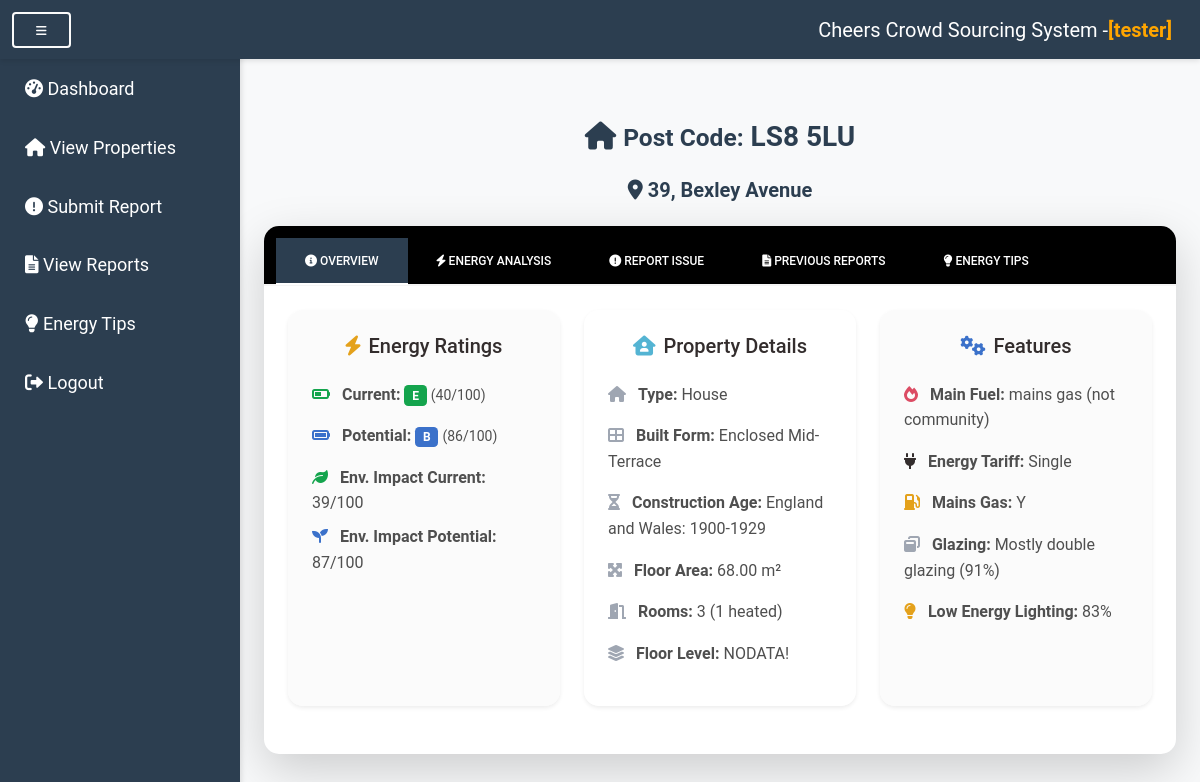
The page /property_detail.php?lmk_key=1042202264052014120111480393049114 (signed in) on the database its author committed.
### tables this page shows
CREATE TABLE `properties` (
  `lmk_key` varchar(50) NOT NULL,
  `address1` varchar(255) DEFAULT NULL,
  `address2` varchar(255) DEFAULT NULL,
  `address3` varchar(255) DEFAULT NULL,
  `postcode` varchar(20) DEFAULT NULL,
  `building_reference_number` varchar(50) DEFAULT NULL,
  `current_energy_rating` char(1) DEFAULT NULL,
  `potential_energy_rating` char(1) DEFAULT NULL,
  `current_energy_efficiency` int(11) DEFAULT NULL,
  `potential_energy_efficiency` int(11) DEFAULT NULL,
  `property_type` varchar(50) DEFAULT NULL,
  `built_form` varchar(50) DEFAULT NULL,
  `inspection_date` date DEFAULT NULL,
  `local_authority` varchar(20) DEFAULT NULL,
  `constituency` varchar(20) DEFAULT NULL,
  `county` varchar(50) DEFAULT NULL,
  `lodgement_date` date DEFAULT NULL,
  `transaction_type` varchar(50) DEFAULT NULL,
  `environment_impact_current` int(11) DEFAULT NULL,
  `environment_impact_potential` int(11) DEFAULT NULL,
  `energy_consumption_current` decimal(10,2) DEFAULT NULL,
  `energy_consumption_potential` decimal(10,2) DEFAULT NULL,
  `co2_emissions_current` decimal(10,2) DEFAULT NULL,
  `co2_emiss_curr_per_floor_area` decimal(10,2) DEFAULT NULL,
  `co2_emissions_potential` decimal(10,2) DEFAULT NULL,
  `lighting_cost_current` decimal(10,2) DEFAULT NULL,
  `lighting_cost_potential` decimal(10,2) DEFAULT NULL,
  `heating_cost_current` decimal(10,2) DEFAULT NULL,
  `heating_cost_potential` decimal(10,2) DEFAULT NULL,
  `hot_water_cost_current` decimal(10,2) DEFAULT NULL,
  `hot_water_cost_potential` decimal(10,2) DEFAULT NULL,
  `total_floor_area` decimal(10,2) DEFAULT NULL,
  `energy_tariff` varchar(50) DEFAULT NULL,
  `mains_gas_flag` char(1) DEFAULT NULL,
  `floor_level` varchar(50) DEFAULT NULL,
  `flat_top_storey` char(1) DEFAULT NULL,
  `flat_storey_count` int(11) DEFAULT NULL,
  `main_heating_controls` varchar(100) DEFAULT NULL,
  `multi_glaze_proportion` int(11) DEFAULT NULL,
  `glazed_type` varchar(100) DEFAULT NULL,
  `glazed_area` varchar(50) DEFAULT NULL,
  `extension_count` int(11) DEFAULT NULL,
  `number_habitable_rooms` int(11) DEFAULT NULL,
  `number_heated_rooms` int(11) DEFAULT NULL,
  `low_energy_lighting` int(11) DEFAULT NULL,
  `number_open_fireplaces` int(11) DEFAULT NULL,
  `hotwater_description` varchar(200) DEFAULT NULL,
  `hot_water_energy_eff` varchar(50) DEFAULT NULL,
  `hot_water_env_eff` varchar(50) DEFAULT NULL,
  `floor_description` varchar(200) DEFAULT NULL,
  `floor_energy_eff` varchar(50) DEFAULT NULL,
  `floor_env_eff` varchar(50) DEFAULT NULL,
  `windows_description` varchar(200) DEFAULT NULL,
  `windows_energy_eff` varchar(50) DEFAULT NULL,
  `windows_env_eff` varchar(50) DEFAULT NULL,
  `walls_description` varchar(200) DEFAULT NULL,
  `walls_energy_eff` varchar(50) DEFAULT NULL,
  `walls_env_eff` varchar(50) DEFAULT NULL,
  `secondheat_description` varchar(200) DEFAULT NULL,
  `sheating_energy_eff` varchar(50) DEFAULT NULL,
  `sheating_env_eff` varchar(50) DEFAULT NULL,
  `roof_description` varchar(200) DEFAULT NULL,
  `roof_energy_eff` varchar(50) DEFAULT NULL,
  `roof_env_eff` varchar(50) DEFAULT NULL,
  `mainheat_description` varchar(200) DEFAULT NULL,
  `mainheat_energy_eff` varchar(50) DEFAULT NULL,
  `mainheat_env_eff` varchar(50) DEFAULT NULL,
  `mainheatcont_description` varchar(200) DEFAULT NULL,
  `mainheatc_energy_eff` varchar(50) DEFAULT NULL,
  `mainheatc_env_eff` varchar(50) DEFAULT NULL,
  `lighting_description` varchar(200) DEFAULT NULL,
  `lighting_energy_eff` varchar(50) DEFAULT NULL,
  `lighting_env_eff` varchar(50) DEFAULT NULL,
  `main_fuel` varchar(100) DEFAULT NULL,
  `wind_turbine_count` int(11) DEFAULT NULL,
  `heat_loss_corridor` varchar(50) DEFAULT NULL,
  `unheated_corridor_length` decimal(10,2) DEFAULT NULL,
  `floor_height` decimal(10,2) DEFAULT NULL,
  `photo_supply` varchar(50) DEFAULT NULL,
  `solar_water_heating_flag` char(1) DEFAULT NULL,
  `mechanical_ventilation` varchar(50) DEFAULT NULL,
  `address` varchar(255) DEFAULT NULL,
  `local_authority_label` varchar(100) DEFAULT NULL,
  `constituency_label` varchar(100) DEFAULT NULL,
  `posttown` varchar(100) DEFAULT NULL,
  `construction_age_band` varchar(100) DEFAULT NULL,
  `lodgement_datetime` datetime DEFAULT NULL,
  `tenure` varchar(100) DEFAULT NULL,
  `fixed_lighting_outlets_count` int(11) DEFAULT NULL,
  `low_energy_fixed_light_count` int(11) DEFAULT NULL,
  `uprn` varchar(50) DEFAULT NULL,
  `uprn_source` varchar(50) DEFAULT NULL
);

### property_detail.php (the view, shortened to what this page needs)
<?php
include 'db.php';
include 'header.php';
?>
<div class="container mt-5">
    <?php
    $lmk_key = $_GET['lmk_key'] ?? '';
    $result = $conn->query("SELECT * FROM properties WHERE lmk_key = '$lmk_key'");
    if ($result->num_rows == 1) {
        $property = $result->fetch_assoc();
        ?>
        <h3 class="mb-4 text-center" style="color: #2c3e50;"><b><i class="fas fa-home"></i> <small>Post Code:</small> <?php echo $property['postcode']; ?></b></h3>
        <h5 class="mb-4 text-center" style="color: #2c3e50;"><b><i class="fas fa-map-marker-alt"></i> <?php echo $property['address']; ?></b></h5>
        <div class="card shadow-lg">
            <div class="card-header bg-primary text-white" style="background-color: black !important;">
                <ul class="nav nav-tabs card-header-tabs" id="propertyTabs" role="tablist">
                    <li class="nav-item">
                        <a class="nav-link active" id="overview-tab" data-mdb-toggle="tab" href="#overview" role="tab" aria-controls="overview" aria-selected="true"><i class="fas fa-info-circle"></i> Overview</a>
                    </li>
                    <li class="nav-item">
                        <a class="nav-link" id="energy-tab" data-mdb-toggle="tab" href="#energy" role="tab" aria-controls="energy" aria-selected="false"><i class="fas fa-bolt"></i> Energy Analysis</a>
                    </li>
                    <li class="nav-item">
                        <a class="nav-link" id="report-tab" data-mdb-toggle="tab" href="#report" role="tab" aria-controls="report" aria-selected="false"><i class="fas fa-exclamation-circle"></i> Report Issue</a>
                    </li>
                    <li class="nav-item">
                        <a class="nav-link" id="reports-tab" data-mdb-toggle="tab" href="#reports" role="tab" aria-controls="reports" aria-selected="false"><i class="fas fa-file-alt"></i> Previous Reports</a>
                    </li>
                    <li class="nav-item">
                        <a class="nav-link" id="tips-tab" data-mdb-toggle="tab" href="#tips" role="tab" aria-controls="tips" aria-selected="false" onclick="startEnergyTips('<?php echo $lmk_key; ?>')"><i class="fas fa-lightbulb"></i> Energy Tips</a>
                    </li>
                </ul>
            </div>
            <div class="card-body">
                <div class="tab-content" id="propertyTabContent">
                    <div class="tab-pane fade show active" id="overview" role="tabpanel" aria-labelledby="overview-tab">
                        <div class="row g-4">
                            <div class="col-md-4 mb-4">
                                <div class="card shadow-sm border-0 h-100">
                                    <div class="card-body bg-light rounded p-4">
                                        <h5 class="card-title text-center text-dark mb-4">
                                            <i class="fas fa-bolt text-warning me-2"></i>Energy Ratings
                                        </h5>
                                        <ul class="list-unstyled">
                                            <li class="mb-3"><i class="fas fa-battery-half text-success me-2"></i>
                                                <strong>Current:</strong> <span class="badge bg-success"><?php echo $property['current_energy_rating']; ?></span>
                                                <small>(<?php echo $property['current_energy_efficiency']; ?>/100)</small>
                                            </li>
                                            <li class="mb-3"><i class="fas fa-battery-full text-primary me-2"></i>
                                                <strong>Potential:</strong> <span class="badge bg-primary"><?php echo $property['potential_energy_rating']; ?></span>
                                                <small>(<?php echo $property['potential_energy_efficiency']; ?>/100)</small>
                                            </li>
                                            <li class="mb-2"><i class="fas fa-leaf text-success me-2"></i>
                                                <strong>Env. Impact Current:</strong> <?php echo $property['environment_impact_current']; ?>/100
                                            </li>
                                            <li><i class="fas fa-seedling text-primary me-2"></i>
                                                <strong>Env. Impact Potential:</strong> <?php echo $property['environment_impact_potential']; ?>/100
                                            </li>
                                        </ul>
                                    </div>
                                </div>
                            </div>
                            <div class="col-md-4 mb-4">
                                <div class="card shadow-sm border-0 h-100">
                                    <div class="card-body bg-white rounded p-4">
                                        <h5 class="card-title text-center text-dark mb-4">
                                            <i class="fas fa-house-user text-info me-2"></i>Property Details
                                        </h5>
                                        <ul class="list-unstyled">
                                            <li class="mb-3"><i class="fas fa-home text-secondary me-2"></i>
                                                <strong>Type:</strong> <?php echo $property['property_type']; ?>
                                            </li>
                                            <li class="mb-3"><i class="fas fa-th-large text-secondary me-2"></i>
                                                <strong>Built Form:</strong> <?php echo $property['built_form']; ?>
                                            </li>
                                            <li class="mb-3"><i class="fas fa-hourglass-half text-secondary me-2"></i>
                                                <strong>Construction Age:</strong> <?php echo $property['construction_age_band']; ?>
                                            </li>
                                            <li class="mb-3"><i class="fas fa-expand-arrows-alt text-secondary me-2"></i>
                                                <strong>Floor Area:</strong> <?php echo $property['total_floor_area']; ?> m²
                                            </li>
                                            <li class="mb-3"><i class="fas fa-door-open text-secondary me-2"></i>
                                                <strong>Rooms:</strong> <?php echo $property['number_habitable_rooms']; ?>
                                                (<?php echo $property['number_heated_rooms']; ?> heated)
                                            </li>
                                            <li><i class="fas fa-layer-group text-secondary me-2"></i>
                                                <strong>Floor Level:</strong> <?php echo $property['floor_level'] ?: 'N/A'; ?>
                                            </li>
                                        </ul>
                                    </div>
                                </div>
                            </div>
                            <div class="col-md-4 mb-4">
                                <div class="card shadow-sm border-0 h-100">
                                    <div class="card-body bg-light rounded p-4">
                                        <h5 class="card-title text-center text-dark mb-4">
                                            <i class="fas fa-cogs text-primary me-2"></i>Features
                                        </h5>
                                        <ul class="list-unstyled">
                                            <li class="mb-3"><i class="fas fa-fire text-danger me-2"></i>
                                                <strong>Main Fuel:</strong> <?php echo $property['main_fuel']; ?>
                                            </li>
                                            <li class="mb-3"><i class="fas fa-plug text-dark me-2"></i>
                                                <strong>Energy Tariff:</strong> <?php echo $property['energy_tariff']; ?>
                                            </li>
                                            <li class="mb-3"><i class="fas fa-gas-pump text-warning me-2"></i>
                                                <strong>Mains Gas:</strong> <?php echo $property['mains_gas_flag']; ?>
                                            </li>
                                            <li class="mb-3"><i class="fas fa-window-restore text-secondary me-2"></i>
                                                <strong>Glazing:</strong> <?php echo $property['windows_description']; ?>
                                                (<?php echo $property['multi_glaze_proportion']; ?>%)
                                            </li>
                                            <li><i class="fas fa-lightbulb text-warning me-2"></i>
                                                <strong>Low Energy Lighting:</strong> <?php echo $property['low_energy_lighting']; ?>%
                                            </li>
                                        </ul>
                                    </div>
                                </div>
                            </div>
                        </div>
                    </div>
                </div>
            </div>
        </div>
        <?php
    } else {
        echo "<h1 class='text-center text-danger'>Property not found</h1>";
    }
    ?>
</div>
<?php include 'footer.php'; ?>

### header.php (style rules this page uses)
body { background-color: #f8f9fa; min-height: 100vh; padding-left: 240px; transition: all 0.3s ease; }
.navbar-brand, .nav-link { color: white !important; }
.card { transition: transform 0.3s, box-shadow 0.3s; border: none; border-radius: 15px; overflow: hidden; }

### property_detail.php (style rules this page uses)
.nav-tabs .nav-link.active { background-color: #2c3e50 !important; color: #fff !important; border-color: transparent transparent #fff transparent; }
.nav-tabs .nav-link { color: #ecf0f1; }

### rows shown on the page
properties: postcode "LS8 5LU", address "39, Bexley Avenue", current_energy_rating "E", current_energy_efficiency "40", potential_energy_rating "B", potential_energy_efficiency "86", environment_impact_current "39", environment_impact_potential "87", property_type "House", built_form "Enclosed Mid-Terrace", construction_age_band "England and Wales: 1900-1929", total_floor_area "68.00", number_habitable_rooms "3", number_heated_rooms "1", floor_level "NODATA!", main_fuel "mains gas (not community)", energy_tariff "Single", mains_gas_flag "Y", windows_description "Mostly double glazing", multi_glaze_proportion "91", low_energy_lighting "83"

### other values the page prints
$_SESSION["username"] "tester"
